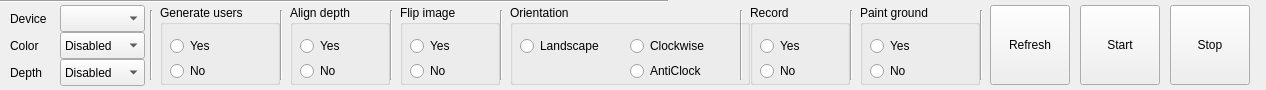
<?xml version="1.0" encoding="UTF-8"?>
<ui version="4.0">
 <class>Panel</class>
 <widget class="QWidget" name="Panel">
  <property name="geometry">
   <rect>
    <x>0</x>
    <y>0</y>
    <width>1266</width>
    <height>90</height>
   </rect>
  </property>
  <property name="windowTitle">
   <string>Form</string>
  </property>
  <widget class="QLabel" name="lbDevice">
   <property name="geometry">
    <rect>
     <x>10</x>
     <y>10</y>
     <width>45</width>
     <height>17</height>
    </rect>
   </property>
   <property name="text">
    <string>Device</string>
   </property>
  </widget>
  <widget class="QLabel" name="lbColor">
   <property name="geometry">
    <rect>
     <x>10</x>
     <y>37</y>
     <width>45</width>
     <height>17</height>
    </rect>
   </property>
   <property name="text">
    <string>Color</string>
   </property>
  </widget>
  <widget class="QLabel" name="lbDepth">
   <property name="geometry">
    <rect>
     <x>10</x>
     <y>64</y>
     <width>45</width>
     <height>17</height>
    </rect>
   </property>
   <property name="text">
    <string>Depth</string>
   </property>
  </widget>
  <widget class="QComboBox" name="cbDevice">
   <property name="geometry">
    <rect>
     <x>60</x>
     <y>5</y>
     <width>85</width>
     <height>27</height>
    </rect>
   </property>
  </widget>
  <widget class="QComboBox" name="cbCres">
   <property name="geometry">
    <rect>
     <x>60</x>
     <y>32</y>
     <width>85</width>
     <height>27</height>
    </rect>
   </property>
   <item>
    <property name="text">
     <string>Disabled</string>
    </property>
   </item>
   <item>
    <property name="text">
     <string>QVGA</string>
    </property>
   </item>
   <item>
    <property name="text">
     <string>VGA</string>
    </property>
   </item>
  </widget>
  <widget class="QComboBox" name="cbDres">
   <property name="geometry">
    <rect>
     <x>60</x>
     <y>59</y>
     <width>85</width>
     <height>27</height>
    </rect>
   </property>
   <item>
    <property name="text">
     <string>Disabled</string>
    </property>
   </item>
   <item>
    <property name="text">
     <string>QVGA</string>
    </property>
   </item>
   <item>
    <property name="text">
     <string>VGA</string>
    </property>
   </item>
  </widget>
  <widget class="QPushButton" name="bnRefresh">
   <property name="geometry">
    <rect>
     <x>990</x>
     <y>5</y>
     <width>80</width>
     <height>80</height>
    </rect>
   </property>
   <property name="text">
    <string>Refresh</string>
   </property>
  </widget>
  <widget class="QPushButton" name="bnStart">
   <property name="geometry">
    <rect>
     <x>1080</x>
     <y>5</y>
     <width>80</width>
     <height>80</height>
    </rect>
   </property>
   <property name="text">
    <string>Start</string>
   </property>
  </widget>
  <widget class="QPushButton" name="bnStop">
   <property name="geometry">
    <rect>
     <x>1170</x>
     <y>5</y>
     <width>80</width>
     <height>80</height>
    </rect>
   </property>
   <property name="text">
    <string>Stop</string>
   </property>
  </widget>
  <widget class="QGroupBox" name="gbUsers">
   <property name="geometry">
    <rect>
     <x>160</x>
     <y>5</y>
     <width>120</width>
     <height>80</height>
    </rect>
   </property>
   <property name="title">
    <string>Generate users</string>
   </property>
   <widget class="QRadioButton" name="rbUsersYes">
    <property name="geometry">
     <rect>
      <x>10</x>
      <y>30</y>
      <width>60</width>
      <height>22</height>
     </rect>
    </property>
    <property name="text">
     <string>Yes</string>
    </property>
   </widget>
   <widget class="QRadioButton" name="rbUsersNo">
    <property name="geometry">
     <rect>
      <x>10</x>
      <y>55</y>
      <width>60</width>
      <height>22</height>
     </rect>
    </property>
    <property name="text">
     <string>No</string>
    </property>
   </widget>
  </widget>
  <widget class="QGroupBox" name="gbAlign">
   <property name="geometry">
    <rect>
     <x>290</x>
     <y>5</y>
     <width>100</width>
     <height>80</height>
    </rect>
   </property>
   <property name="title">
    <string>Align depth</string>
   </property>
   <widget class="QRadioButton" name="rbAlignYes">
    <property name="geometry">
     <rect>
      <x>10</x>
      <y>30</y>
      <width>60</width>
      <height>22</height>
     </rect>
    </property>
    <property name="text">
     <string>Yes</string>
    </property>
   </widget>
   <widget class="QRadioButton" name="rbAlignNo">
    <property name="geometry">
     <rect>
      <x>10</x>
      <y>55</y>
      <width>60</width>
      <height>22</height>
     </rect>
    </property>
    <property name="text">
     <string>No</string>
    </property>
   </widget>
  </widget>
  <widget class="Line" name="vline1">
   <property name="geometry">
    <rect>
     <x>150</x>
     <y>10</y>
     <width>3</width>
     <height>70</height>
    </rect>
   </property>
   <property name="orientation">
    <enum>Qt::Vertical</enum>
   </property>
  </widget>
  <widget class="Line" name="vline2">
   <property name="geometry">
    <rect>
     <x>280</x>
     <y>10</y>
     <width>3</width>
     <height>70</height>
    </rect>
   </property>
   <property name="orientation">
    <enum>Qt::Vertical</enum>
   </property>
  </widget>
  <widget class="Line" name="vline3">
   <property name="geometry">
    <rect>
     <x>390</x>
     <y>10</y>
     <width>3</width>
     <height>70</height>
    </rect>
   </property>
   <property name="orientation">
    <enum>Qt::Vertical</enum>
   </property>
  </widget>
  <widget class="Line" name="hline">
   <property name="geometry">
    <rect>
     <x>0</x>
     <y>0</y>
     <width>668</width>
     <height>3</height>
    </rect>
   </property>
   <property name="orientation">
    <enum>Qt::Horizontal</enum>
   </property>
  </widget>
  <widget class="QGroupBox" name="gbFlip">
   <property name="geometry">
    <rect>
     <x>400</x>
     <y>5</y>
     <width>100</width>
     <height>80</height>
    </rect>
   </property>
   <property name="title">
    <string>Flip image</string>
   </property>
   <widget class="QRadioButton" name="rbFlipYes">
    <property name="geometry">
     <rect>
      <x>10</x>
      <y>30</y>
      <width>60</width>
      <height>22</height>
     </rect>
    </property>
    <property name="text">
     <string>Yes</string>
    </property>
   </widget>
   <widget class="QRadioButton" name="rbFlipNo">
    <property name="geometry">
     <rect>
      <x>10</x>
      <y>55</y>
      <width>60</width>
      <height>22</height>
     </rect>
    </property>
    <property name="text">
     <string>No</string>
    </property>
   </widget>
  </widget>
  <widget class="Line" name="vline4">
   <property name="geometry">
    <rect>
     <x>500</x>
     <y>10</y>
     <width>3</width>
     <height>70</height>
    </rect>
   </property>
   <property name="orientation">
    <enum>Qt::Vertical</enum>
   </property>
  </widget>
  <widget class="QGroupBox" name="gbRecord">
   <property name="geometry">
    <rect>
     <x>750</x>
     <y>5</y>
     <width>100</width>
     <height>80</height>
    </rect>
   </property>
   <property name="title">
    <string>Record</string>
   </property>
   <widget class="QRadioButton" name="rbRecordYes">
    <property name="geometry">
     <rect>
      <x>10</x>
      <y>30</y>
      <width>60</width>
      <height>22</height>
     </rect>
    </property>
    <property name="text">
     <string>Yes</string>
    </property>
   </widget>
   <widget class="QRadioButton" name="rbRecordNo">
    <property name="geometry">
     <rect>
      <x>10</x>
      <y>55</y>
      <width>60</width>
      <height>22</height>
     </rect>
    </property>
    <property name="text">
     <string>No</string>
    </property>
   </widget>
  </widget>
  <widget class="Line" name="vline5">
   <property name="geometry">
    <rect>
     <x>740</x>
     <y>10</y>
     <width>3</width>
     <height>70</height>
    </rect>
   </property>
   <property name="orientation">
    <enum>Qt::Vertical</enum>
   </property>
  </widget>
  <widget class="QGroupBox" name="gbGround">
   <property name="geometry">
    <rect>
     <x>860</x>
     <y>5</y>
     <width>120</width>
     <height>80</height>
    </rect>
   </property>
   <property name="title">
    <string>Paint ground</string>
   </property>
   <widget class="QRadioButton" name="rbGroundYes">
    <property name="geometry">
     <rect>
      <x>10</x>
      <y>30</y>
      <width>60</width>
      <height>22</height>
     </rect>
    </property>
    <property name="text">
     <string>Yes</string>
    </property>
   </widget>
   <widget class="QRadioButton" name="rbGroundNo">
    <property name="geometry">
     <rect>
      <x>10</x>
      <y>55</y>
      <width>60</width>
      <height>22</height>
     </rect>
    </property>
    <property name="text">
     <string>No</string>
    </property>
   </widget>
  </widget>
  <widget class="Line" name="vline6">
   <property name="geometry">
    <rect>
     <x>850</x>
     <y>10</y>
     <width>3</width>
     <height>70</height>
    </rect>
   </property>
   <property name="orientation">
    <enum>Qt::Vertical</enum>
   </property>
  </widget>
  <widget class="QGroupBox" name="gbOrient">
   <property name="geometry">
    <rect>
     <x>510</x>
     <y>5</y>
     <width>240</width>
     <height>80</height>
    </rect>
   </property>
   <property name="title">
    <string>Orientation</string>
   </property>
   <widget class="QRadioButton" name="rbLand">
    <property name="geometry">
     <rect>
      <x>10</x>
      <y>30</y>
      <width>117</width>
      <height>22</height>
     </rect>
    </property>
    <property name="text">
     <string>Landscape</string>
    </property>
   </widget>
   <widget class="QRadioButton" name="rbClock">
    <property name="geometry">
     <rect>
      <x>120</x>
      <y>30</y>
      <width>117</width>
      <height>22</height>
     </rect>
    </property>
    <property name="text">
     <string>Clockwise</string>
    </property>
   </widget>
   <widget class="QRadioButton" name="rbAntic">
    <property name="geometry">
     <rect>
      <x>120</x>
      <y>55</y>
      <width>117</width>
      <height>22</height>
     </rect>
    </property>
    <property name="text">
     <string>AntiClock</string>
    </property>
   </widget>
  </widget>
  <widget class="Line" name="vline7">
   <property name="geometry">
    <rect>
     <x>980</x>
     <y>10</y>
     <width>3</width>
     <height>70</height>
    </rect>
   </property>
   <property name="orientation">
    <enum>Qt::Vertical</enum>
   </property>
  </widget>
 </widget>
 <resources/>
 <connections/>
</ui>
